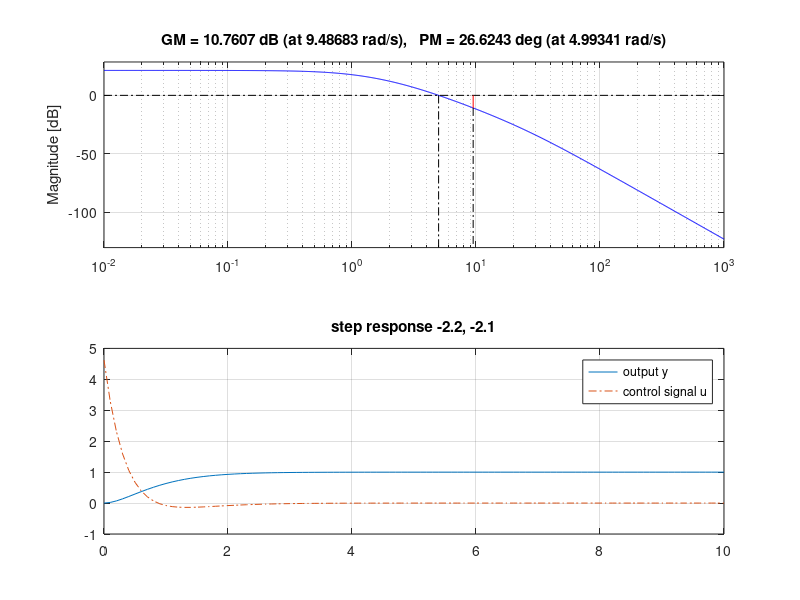
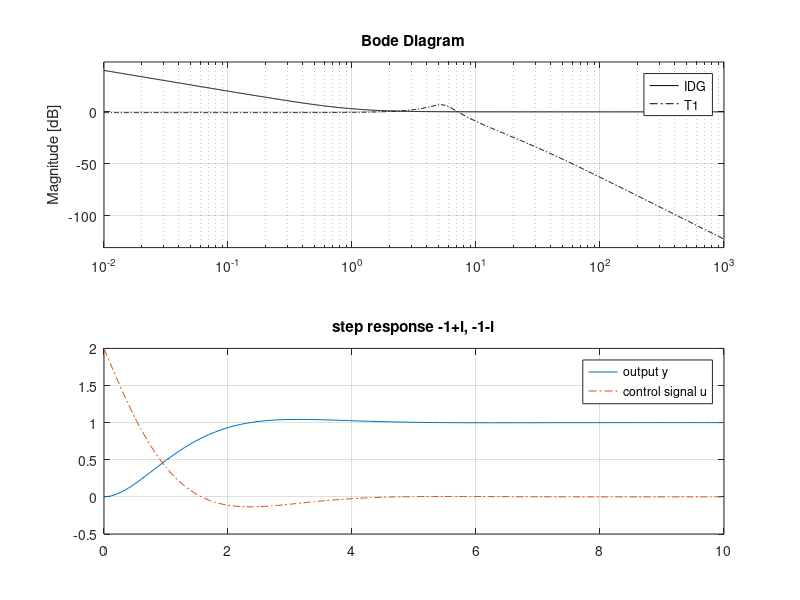
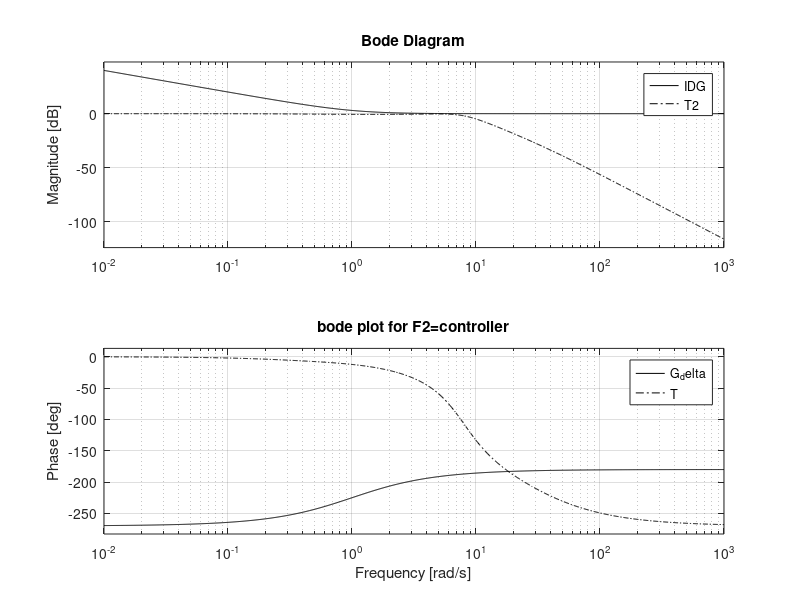

The MATLAB script that drew these images, in order:
%6.10 a) - see solution on paper

%b) 
s=tf('s'); 

G = 725/((s+1)*(s+2.5)*(s+25)); 
F1 = 1;
F2 = 0.46*((0.43*s+1)/(0.09*s+1))*((2*s+1)/(2*s)); 

%from exercise 5.13
figure(1); 
margin(F1*G);
grid on
% w_c = 5 rad/s

%relative error G_delta = -s/(s+1) and so IDG = 1/G_delta
IDG = 1/(-s/(s+1)); 

%T = (FG)/(1+FG) = complementary sensitivity function 
% for cases F1=1 and F2=controller
T1 =  feedback(F1*G,1); 
figure(2); 
bode(IDG, 'k-', T1, 'k-.'); 
title('bode plot for F1=1'); 
legend('G_delta', 'T');
grid on

T2 = feedback(F2*G,1); 
figure(3); 
bode(IDG, 'k-', T2, 'k-.'); 
title('bode plot for F2=controller'); 
legend('G_delta', 'T'); 
grid on

%answer: 

%bode plot for F1=1 shows that the relative model error G_delta is above
%the complementary sensitivity function T in the magnitude plot -> F1
%controlling the true system G_0 does not guarantee system to be
%asymtotically stable 

%bode plot for F2=controller shows that G_delta is under T in the magnitude
%plot -> system guaranteed to be asymptotically stable when F2 controlls
%the true system G_0

%%
%9.14 a) 
clear; 
s=tf('s'); 

G = 1/(s*(s+1)); 
%generate the state-space model from G using function ss 
G_state = ss(G)

%b) 

%place first set of poles {-2.2, -2.1} using the place function
 L1 = place(G_state.A, G_state.B, [-2.2, -2.1]); 
%closed-loop system transfer function given by A-BL in state-space
%description
G_o1 = ss(G_state.A-G_state.B*L1, G_state.B, G_state.C, 0); %D=0
%compute l_01=1
l_01 = 1/dcgain(G_o1); 
%transfer function of closed-loop system
Gc1 = G_o1*l_01;
% 
figure(1); 
%plot step response
[y,t,x] = step(Gc1, 10); 
u= l_01 -x*L1.'; 
plot(t,y,'-', t, u, '-.'); 
title('step response {-2.2, -2.1}'); 
legend('output y', 'control signal u');
grid on; 

%place second set of poles {-1+i, -1-i}
L2 = place(G_state.A, G_state.B, [-1+1i, -1-1i]); 
%compute l_01 = 1 using the formula for static gain 
l_02 = 1/(G_state.C * inv( -G_state.A + G_state.B*L2 ) * G_state.B );
%transfer function of closed-loop system
Gc2 = ss(G_state.A - G_state.B*L2, G_state.B*l_02, G_state.C,0); 

%plot step response 
figure(2); 
[y2, t2, x2] = step(Gc2, 10); 
u2= l_02 - x2 * L2.';
plot(t2, y2, '-', t2, u2, '-.'); 
title('step response {-1+i, -1-i}'); 
legend('output y', 'control signal u'); 
grid on

%answer:

%step response of {-2.2, -2.1} shows that input signal u initially must be 
% large = 4.5, but  step response of {-1+i, -1-i} shows that input signal u 
% initially can be smaller = 2 -> better to choose poles {-1+i, -1-i} to
% avoid physical limitations (rise time and settling time  similar in both
% cases and thus not interesting to compare) 
